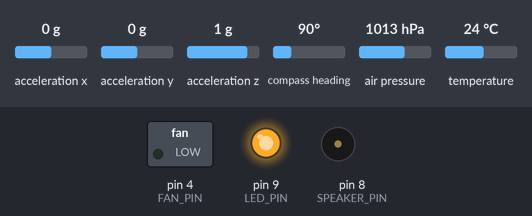
The sketch below on a simulated Arduino Uno, built for the host (arithmetic inside an expression is 32-bit, double 64-bit). Shown: switched loads named in the sketch (green lamp = pin HIGH), output pins drawn as LEDs (lit = HIGH), buzzer (waves = sounding). Inputs (shaded band) come from the test bench; at power-on: air pressure 1013 hPa, acceleration x 0 g, acceleration y 0 g, acceleration z 1 g, compass heading 90°, temperature 24 °C. Storage starts empty; no radio packets arrive unless stated; what the sketch prints to the serial monitor is not drawn.

Above: at 1.5 s.
1.6 s: air pressure set to 1016 hPa
At 2.2 s:
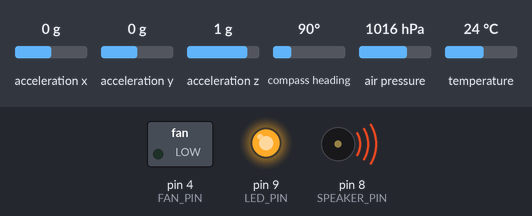
Timing chart, 0 to 4.6 s (numbered marks = the images above; inputs shaded):
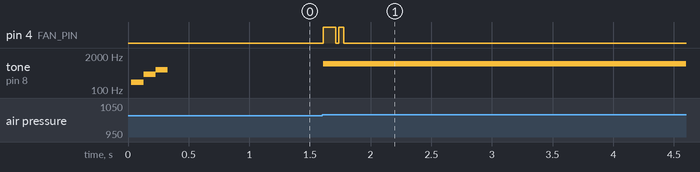

Measured:
- the behaviour switches between 1013 and 1014 hPa on air pressure (found by bisection; images 0 and 1)
- after the input at 1.6 s, pin 4 (FAN_PIN): LOW → HIGH at once, → LOW 0.10 s later, → HIGH 0.03 s later, → LOW 0.04 s later; tone on pin 8 (SPEAKER_PIN): silent → 1000 Hz at once

The sketch:

working_sat_2.ino
```cpp
#include <Adafruit_BMP280.h>
#include <Adafruit_BNO055.h>
#include <SoftwareSerial.h>
#include <RH_RF95.h>
#include <SdFat.h>
//#include <SD.h>

// I2C Adressen
#define BMP280_I2C_ADDRESS 0x76
#define BNO055_I2C_ADDRESS 0x28

// PIN Belegungen
#define GPS_TX_PIN 2  // Es beleiben PIN D2 und D3 für das GPS-Modul übrig
#define GPS_RX_PIN 3
#define FAN_PIN 4
#define LORA_RX_PIN 5
#define LORA_TX_PIN 6
#define SPEAKER_PIN 8
#define LED_PIN 9
#define SD_CS_PIN 10
#define VOLTAGE_PIN A0

// Fehlercodes
#define ERROR_BMP 501
#define ERROR_BNO 502
#define ERROR_RF95 503
#define ERROR_SD_CONNECT 504
#define ERROR_SD_OPEN 505

// Kontrollwerte vor und nach der Datenübertragung
#define DATA_BLOCK_START 0xFFFFFF  // maximaler 32b Wert bzw. nur noch 6 F
#define DATA_BLOCK_END 0xFFFFFE    // maximaler 32b Wert minus 1, bzw. nur noch 5 F und ein E

#define FREQUENCY 433.0  // Datenübertragungsfrequenz (in MHz)

#define STARTALTITUDE 30  // Höhe vor dem Start vom Flugplatz

#define TOLERANCE 5              // Toleranz in Metern, um Höhenunterschiede mit dem BMP zu messen
#define FAN_STARTING_HEIGHT 400  // Ab welcher Höhe der Lüfter den Airbag aufblässt
#define BMP_ALTITUDES_SIZE 8     // Wie viele letzte Temperaturen gespeichert werden sollen

Adafruit_BMP280 bmp;
Adafruit_BNO055 bno(55, BNO055_I2C_ADDRESS, &Wire);
SoftwareSerial rf(LORA_RX_PIN, LORA_TX_PIN);
RH_RF95 rf95(rf);

float sealevelhpa;
short bmp_altitude = STARTALTITUDE;
short bmp_altitudes[BMP_ALTITUDES_SIZE];

bool fan = false;
bool ejected = false;
bool landed = false;

int counter = 0;

long time;

SdFat32 SD;
File file;

void setup() {
  Serial.begin(9600);
  Serial.println(100);

  if (!SD.begin(SD_CS_PIN)) {  // Init SD (Speicher)
    error(ERROR_SD_CONNECT);
  }

  // Datei mit höchstem Wert als Namen finden und dann mit Wert + 1 als Namen eine Datei erstellen
  // So muss nicht nach jedem Test die SD Karte geleert werden, sondern die Dateien sind chronologisch sortiert
  int filecounter = 0;
  while (SD.exists(String(filecounter))) {
    filecounter++;
  }
  file = SD.open(String(filecounter), FILE_WRITE);
  if (file) {
    file.println("");  // Irgendetwas in die erste Zeile geschrieben werden, damit die Zahlen gespeichert werden können
  } else {
    error(ERROR_SD_OPEN);
  }

  pinMode(LED_PIN, OUTPUT);
  digitalWrite(LED_PIN, LOW);

  pinMode(FAN_PIN, OUTPUT);
  digitalWrite(FAN_PIN, LOW);

  if (!bmp.begin(BMP280_I2C_ADDRESS)) {  // Init BMP (Luftdruck & Temperatur)
    error(ERROR_BMP);
  }
  sealevelhpa = bmp.seaLevelForAltitude(STARTALTITUDE, bmp.readPressure());
  if (!bno.begin()) {  // Init BNO (Inertialplatform)
    error(ERROR_BNO);
  }
  if (!rf95.init()) {  // RF95 (Funkmodul) initialisieren
    error(ERROR_RF95);
  }
  rf95.setFrequency(FREQUENCY);

  Serial.println(200);
  digitalWrite(LED_PIN, HIGH);  // LED an
  time = millis();

  // Nur bei genügend Speicher einbauen
  tone(SPEAKER_PIN, 200);
  delay(100);
  tone(SPEAKER_PIN, 400);
  delay(100);
  tone(SPEAKER_PIN, 600);
  delay(100);
  noTone(SPEAKER_PIN);
}

void loop() {
  // Sendet einen Datenblock, die Unterfunktionen senden die jeweiligen Werte selber
  // Am Anfang und am Ende wird ein Kontrollwert gesendet
  send(DATA_BLOCK_START);
  send(counter);

  {
    // BMP
    bmp_altitude = 44300 * (1 - (pow(bmp.readPressure() / sealevelhpa, 0.1903)));

    send(bmp.readTemperature());  // Temperatur senden
    send(bmp.readPressure());
  }

  { // BNO
    sensors_event_t accelerometer, gyroscope;
    bno.getEvent(&accelerometer, Adafruit_BNO055::VECTOR_LINEARACCEL);  // Acceleration - Gravity
    send(accelerometer.acceleration.x);
    send(accelerometer.acceleration.y);
    send(accelerometer.acceleration.z);

    bno.getEvent(&gyroscope, Adafruit_BNO055::VECTOR_EULER);
    send(gyroscope.gyro.x);
    send(gyroscope.gyro.y);
    send(gyroscope.gyro.z);
  }


  { // Fumktion zum schauen, ob ausgeworfen oder gelandet
    short x = bmp_altitudes[counter % BMP_ALTITUDES_SIZE] - TOLERANCE;
    if (counter > BMP_ALTITUDES_SIZE) {  // Erst mit Vergleichen beginnen, wenn die Liste an Vergleichswerten voll ist
      if (x > bmp_altitude) {            // Falls die Höhe fällt
        ejected = true;
      } else if (x < bmp_altitude) {  // Falls die Höhe steigt oder eher gleichbleit, dafür ist die Toleranz da
        if (ejected == true) {        // Falls schon ausgeworfen, muss also gelandet sein :)
          landed = true;
        }
      }
    }
  }

  // Serial.println(analogRead(VOLTAGE_PIN) / 1023 * 5 * 2); // Spannungsüberwachung

  if (ejected) {                   // Falls ausgeworfen, piept der akustische Signalgeber
    tone(SPEAKER_PIN, 1000, 500);  // 0.5 Sekunden den Ton abspielen
  }

  if (bmp_altitude < FAN_STARTING_HEIGHT && ejected) {
    fan = true;
    digitalWrite(FAN_PIN, HIGH);
  }

  if (landed) {  // Falls geladet, Lüfter ausschalten
    digitalWrite(FAN_PIN, LOW);
  }

  send((fan << 0) + (ejected << 1) + (landed << 2));  // Sendet alle Bools in einem Byte


  file.println(millis() - time, DEC);
  time = millis();  // Zeit zurücksetzten, um jedesmal die Zeit, die die Schleife (loop()) gebraucht hat zu bestimmen

  send(DATA_BLOCK_END);

  bmp_altitudes[counter % BMP_ALTITUDES_SIZE] = bmp_altitude;  // Aktueller Höhenmeter-Wert speichern

  counter++;
}

void send(float val) {
  {
    uint8_t tosend[sizeof(float)];  // Ändert den Typ von float zu uint8_t[], ohne tatsächlich Bits zu modifizieren
    memcpy(&tosend, &val, sizeof(float));
    rf95.send(tosend, sizeof(float));
  }
  {
    file.println(val, DEC);
    file.flush();  // Tatsächlich Speichern, wäre ansonsten evtl. nur im Buffer, was zu Fehlern führen kann :(
  }
}

void error(int errorCode) {
  Serial.println(errorCode);  // Fehler code zum Debuggen an den Laptop schicken

  // Dauerhaftes Fehler-Piepen und blinkende LED
  byte countdown = 60;  // 60 Sekunden = 1 Minute
  while (countdown > 0) {
    digitalWrite(LED_PIN, HIGH);
    //tone(SPEAKER_PIN, 1000, 500);
    delay(500);
    digitalWrite(LED_PIN, LOW);
    delay(500);

    countdown--;
  }
}
```
